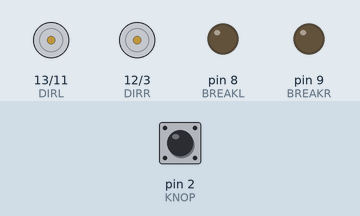
Bench run of a sketch on a simulated Arduino Uno, built with avr-gcc and run on an emulated ATmega328P. On the bench: direction and speed pins drawn as motors (green arrow = direction pin HIGH = forward, orange = LOW = backward, longer = more drive), output pins drawn as LEDs (lit = HIGH). Inputs (shaded band) come from the test bench; at power-on: pin 2 (KNOP) HIGH. What the sketch prints to the serial monitor is not drawn.

Above: at 1.2 s.
1.3 s: pin 2 (KNOP) pulled LOW for 0.15 s
At 1.8 s:
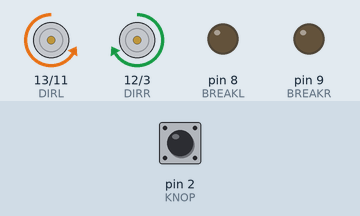
Timing chart, 0 to 4.3 s (numbered marks = the images above; inputs shaded):
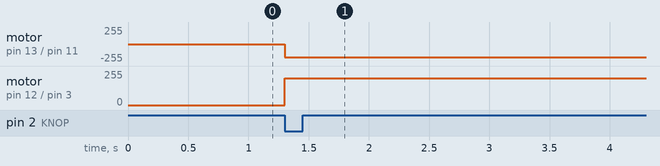

Measured:
- after the input at 1.3 s, motor on pin 13 (DIRL) / pin 11 (PWML): stopped → backward 200/255 at once; motor on pin 12 (DIRR) / pin 3 (PWMR): stopped → forward 200/255 at once

The sketch:

les_5_p30_motorcontroller.ino
```cpp
const int KNOP = 2;

// to support printf
int my_putc(char c, FILE *t) {
  return Serial.write(c);
}

void setup() {
  Serial.begin(115200);           // start serial
  fdevopen( &my_putc, 0);        // device 0 (stdout) output naar my_putc()
  pinMode(KNOP,  INPUT_PULLUP);  // knop input & pull-up

  SetupMotors();
  printf("Opstarten gereed.\n");
}

void loop() {
  delay(10);

  if (digitalRead(KNOP) == 0) {
    Motors(200, -200);
  }
}
```

Motors.ino
```cpp
//-----------------------------------------------------------------------------
// Motors.ino  - aansturing van de RedBot motors via enable (standaard methode)
//-----------------------------------------------------------------------------

// Constantes
const int PWML    = 11;
const int PWMR    =  3;

const int DIRL    = 13;
const int DIRR    = 12;

const int BREAKL  =  8;
const int BREAKR  =  9;


//-----------------------------------------------------------------------------
// SetupMotors - Stel IO in voor aansturing motoren
//-----------------------------------------------------------------------------
//-----------------------------------------------------------------------------
void SetupMotors()
{
  // Break gebruiken we (nog) niet...
  pinMode(BREAKL, OUTPUT);
  digitalWrite(BREAKL, 0);
  pinMode(BREAKR, OUTPUT);
  digitalWrite(BREAKR, 0);

  // Rijrichting
  pinMode(DIRL, OUTPUT);
  pinMode(DIRR, OUTPUT);

  // Pwm pins
  pinMode( PWML, OUTPUT);
  pinMode( PWMR, OUTPUT);

  // zet output op 0 via Motors()
  Motors(0, 0);
}


//-----------------------------------------------------------------------------
// Motors - Stel PWM duty cycle in voor beide motoren
//-----------------------------------------------------------------------------
//-----------------------------------------------------------------------------
void Motors(int PwmL, int PwmR)
{
  //--------
  // Motor L
  //--------

  // begrens waarden
  if (PwmL >  255) {
    PwmL =  255;
  }
  if (PwmL < -255) {
    PwmL = -255;
  }

  // Set PWM en richting
  if (PwmL >= 0) {
    digitalWrite(DIRL, 0);  // vooruit
    analogWrite(PWML, PwmL);
  }
  else {
    digitalWrite(DIRL, 1);  // achteruit
    analogWrite(PWML, -PwmL);
  }

  //--------
  // Motor R
  //--------

  // begrens waarden
  if (PwmR >  255) {
    PwmR =  255;
  }
  if (PwmR < -255) {
    PwmR = -255;
  }

  //Set PWM en richting
  if (PwmR >= 0) {
    digitalWrite(DIRR, 0);  // vooruit
    analogWrite(PWMR, PwmR);
  }
  else {
    digitalWrite(DIRR, 1);  // achteruit
    analogWrite(PWMR, -PwmR);
  }
}
```
